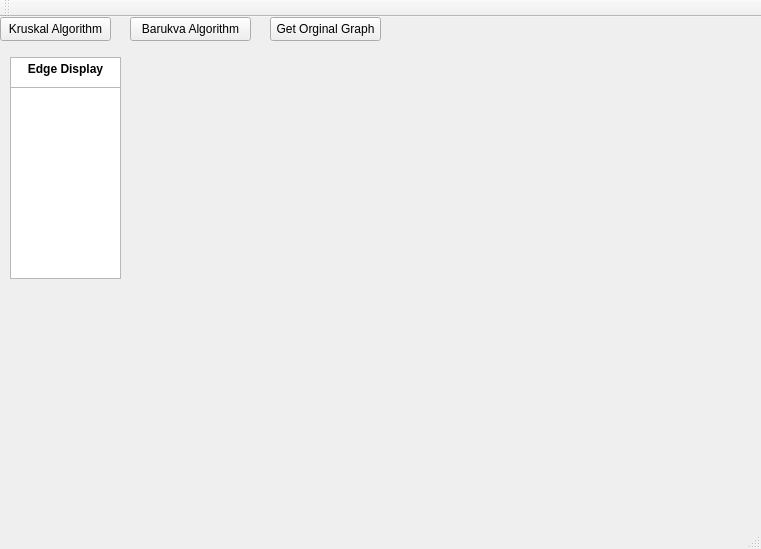
<?xml version="1.0" encoding="UTF-8"?>
<ui version="4.0">
 <class>DesenareGrafuriClass</class>
 <widget class="QMainWindow" name="DesenareGrafuriClass">
  <property name="geometry">
   <rect>
    <x>0</x>
    <y>0</y>
    <width>761</width>
    <height>549</height>
   </rect>
  </property>
  <property name="windowTitle">
   <string>DesenareGrafuri</string>
  </property>
  <widget class="QWidget" name="centralWidget">
   <widget class="QPushButton" name="m_KruskalButton">
    <property name="geometry">
     <rect>
      <x>0</x>
      <y>0</y>
      <width>111</width>
      <height>24</height>
     </rect>
    </property>
    <property name="text">
     <string>Kruskal Algorithm</string>
    </property>
   </widget>
   <widget class="QPushButton" name="m_BarukvaButton">
    <property name="geometry">
     <rect>
      <x>130</x>
      <y>0</y>
      <width>121</width>
      <height>24</height>
     </rect>
    </property>
    <property name="text">
     <string>Barukva Algorithm</string>
    </property>
   </widget>
   <widget class="QTextBrowser" name="m_edgeDisplayBox">
    <property name="geometry">
     <rect>
      <x>10</x>
      <y>70</y>
      <width>111</width>
      <height>192</height>
     </rect>
    </property>
   </widget>
   <widget class="QTextBrowser" name="textBrowser">
    <property name="geometry">
     <rect>
      <x>10</x>
      <y>40</y>
      <width>111</width>
      <height>31</height>
     </rect>
    </property>
    <property name="html">
     <string>&lt;!DOCTYPE HTML PUBLIC &quot;-//W3C//DTD HTML 4.0//EN&quot; &quot;http://www.w3.org/TR/REC-html40/strict.dtd&quot;&gt;
&lt;html&gt;&lt;head&gt;&lt;meta name=&quot;qrichtext&quot; content=&quot;1&quot; /&gt;&lt;meta charset=&quot;utf-8&quot; /&gt;&lt;style type=&quot;text/css&quot;&gt;
p, li { white-space: pre-wrap; }
hr { height: 1px; border-width: 0; }
li.unchecked::marker { content: &quot;\2610&quot;; }
li.checked::marker { content: &quot;\2612&quot;; }
&lt;/style&gt;&lt;/head&gt;&lt;body style=&quot; font-family:'Segoe UI'; font-size:9pt; font-weight:400; font-style:normal;&quot;&gt;
&lt;p align=&quot;center&quot; style=&quot; margin-top:0px; margin-bottom:0px; margin-left:0px; margin-right:0px; -qt-block-indent:0; text-indent:0px;&quot;&gt;&lt;span style=&quot; font-weight:700;&quot;&gt;Edge Display&lt;/span&gt;&lt;/p&gt;&lt;/body&gt;&lt;/html&gt;</string>
    </property>
   </widget>
   <widget class="QPushButton" name="m_getOriginalGraph">
    <property name="geometry">
     <rect>
      <x>270</x>
      <y>0</y>
      <width>111</width>
      <height>24</height>
     </rect>
    </property>
    <property name="text">
     <string>Get Orginal Graph</string>
    </property>
   </widget>
  </widget>
  <widget class="QMenuBar" name="menuBar">
   <property name="geometry">
    <rect>
     <x>0</x>
     <y>0</y>
     <width>761</width>
     <height>22</height>
    </rect>
   </property>
  </widget>
  <widget class="QToolBar" name="mainToolBar">
   <attribute name="toolBarArea">
    <enum>TopToolBarArea</enum>
   </attribute>
   <attribute name="toolBarBreak">
    <bool>false</bool>
   </attribute>
  </widget>
  <widget class="QStatusBar" name="statusBar"/>
 </widget>
 <layoutdefault spacing="6" margin="11"/>
 <resources>
  <include location="DesenareGrafuri.qrc"/>
 </resources>
 <connections/>
</ui>
